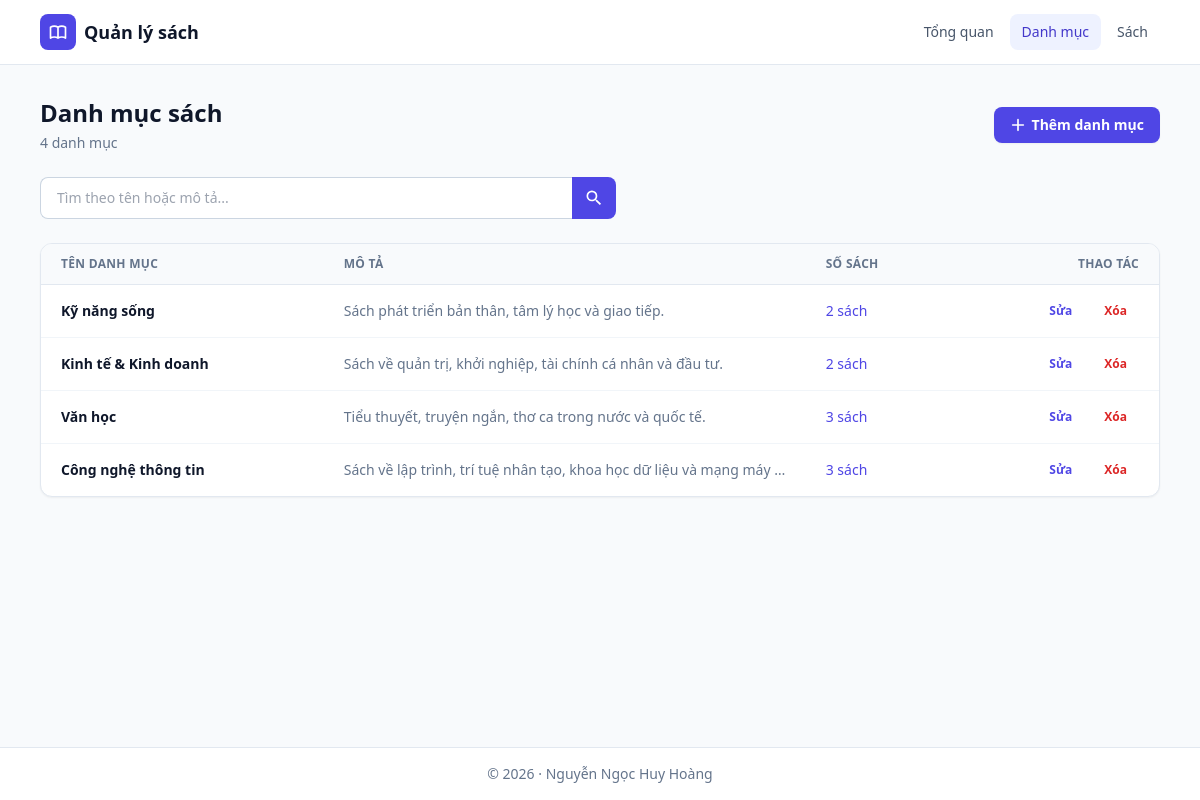
The page /categories on the database its author committed.
### book_management/models.py (models this page shows, shortened)
class Category(db.Model):
    __tablename__ = "categories"
    id: Mapped[int] = mapped_column(primary_key=True)
    name: Mapped[str] = mapped_column(String(100), unique=True, nullable=False)
    description: Mapped[str | None] = mapped_column(Text, nullable=True)
    books: Mapped[list["Book"]] = relationship(back_populates="category")

### book_management/routes.py (the view)
@main_bp.route("/categories")
def list_categories():
    search = request.args.get("q", "").strip()
    page = request.args.get("page", 1, type=int)
    stmt = db.select(Category)
    if search:
        like = f"%{search}%"
        stmt = stmt.where(
            or_(Category.name.ilike(like), Category.description.ilike(like))
        )
    stmt = stmt.order_by(Category.id.desc())
    pagination = db.paginate(stmt, page=page, per_page=PER_PAGE, error_out=False)
    return render_template("categories/list.html", pagination=pagination, search=search)

### book_management/templates/categories/list.html (shortened to what this page needs)
{% extends 'base.html' %}
{% from 'macros/ui.html' import page_header, row_actions, pager %}
{% block content %}
{{ page_header('Danh mục sách', pagination.total ~ ' danh mục', url_for('main.add_category'), 'Thêm danh mục') }}
<form method="get" class="flex max-w-xl gap-2">
  <div class="flex min-w-0 flex-1">
    <input name="q" value="{{ search }}" type="search" placeholder="Tìm theo tên hoặc mô tả..." class="relative min-w-0 flex-1 rounded-l-lg border border-r-0 border-slate-300 bg-white px-4 py-2.5 text-sm outline-none focus:z-10 focus:border-indigo-500 focus:ring-2 focus:ring-indigo-200" />
    <button type="submit" title="Tìm kiếm" aria-label="Tìm kiếm" class="flex shrink-0 items-center justify-center rounded-r-lg bg-indigo-600 px-3 text-white hover:bg-indigo-500">
      <svg xmlns="http://www.w3.org/2000/svg" class="h-5 w-5" viewBox="0 0 24 24" fill="currentColor"><path d="M15.5 14h-.79l-.28-.27A6.471 6.471 0 0 0 16 9.5 6.5 6.5 0 1 0 9.5 16c1.61 0 3.09-.59 4.23-1.57l.27.28v.79l5 4.99L20.49 19l-4.99-5zm-6 0C7.01 14 5 11.99 5 9.5S7.01 5 9.5 5 14 7.01 14 9.5 11.99 14 9.5 14z"/></svg>
    </button>
  </div>
</form>
<div class="overflow-hidden rounded-xl border border-slate-200 bg-white shadow-sm">
  <table class="min-w-full divide-y divide-slate-200 text-sm">
    <thead class="bg-slate-50 text-left text-xs font-semibold uppercase tracking-wide text-slate-500">
      <tr>
        <th class="px-5 py-3">Tên danh mục</th>
        <th class="hidden px-5 py-3 md:table-cell">Mô tả</th>
        <th class="px-5 py-3">Số sách</th>
        <th class="px-5 py-3 text-right">Thao tác</th>
      </tr>
    </thead>
    <tbody class="divide-y divide-slate-100">
      {% for category in pagination.items %}
      <tr class="hover:bg-slate-50">
        <td class="px-5 py-3 font-semibold text-slate-900">{{ category.name }}</td>
        <td class="hidden max-w-xs truncate px-5 py-3 text-slate-500 md:table-cell">{{ category.description or '—' }}</td>
        <td class="px-5 py-3">
          <a href="{{ url_for('main.list_books', category_id=category.id) }}" class="font-medium text-indigo-600 hover:underline">{{ category.books|length }} sách</a>
        </td>
        <td class="px-5 py-3">
          {{ row_actions(url_for('main.edit_category', id=category.id), url_for('main.delete_category', id=category.id), "Xóa danh mục '" ~ category.name ~ "'?") }}
        </td>
      </tr>
      {% else %}
      <tr><td colspan="4" class="px-5 py-10 text-center text-slate-500">Không có danh mục nào.</td></tr>
      {% endfor %}
    </tbody>
  </table>
</div>
{% endblock %}

### book_management/templates/macros/ui.html (shortened to what this page needs)
{% macro page_header(title, subtitle='', action_url=None, action_label='Thêm mới', back=False) -%}
<div class="flex flex-col gap-3 sm:flex-row sm:items-center sm:justify-between">
  <div>
    <h1 class="text-2xl font-bold text-slate-900">{{ title }}</h1>
    {% if subtitle %}<p class="mt-1 text-sm text-slate-500">{{ subtitle }}</p>{% endif %}
  </div>
  {% if action_url %}
    {% if back %}
    <a href="{{ action_url }}" class="inline-flex items-center justify-center rounded-lg border border-slate-300 bg-white px-4 py-2 text-sm font-semibold text-slate-700 hover:bg-slate-50">← {{ action_label }}</a>
    {% else %}
    <a href="{{ action_url }}" class="inline-flex items-center justify-center gap-1.5 rounded-lg bg-indigo-600 px-4 py-2 text-sm font-semibold text-white shadow-sm transition hover:bg-indigo-500">
      <svg xmlns="http://www.w3.org/2000/svg" class="h-4 w-4" fill="none" viewBox="0 0 24 24" stroke="currentColor" stroke-width="2.5"><path stroke-linecap="round" stroke-linejoin="round" d="M12 4v16m8-8H4" /></svg>
      {{ action_label }}
    </a>
    {% endif %}
  {% endif %}
</div>
{%- endmacro %}
{% macro row_actions(edit_url, delete_url, confirm_text) -%}
<div class="flex justify-end gap-2">
  <a href="{{ edit_url }}" class="rounded-lg px-3 py-1.5 text-xs font-semibold text-indigo-600 hover:bg-indigo-50">Sửa</a>
  <form action="{{ delete_url }}" method="post">
    <button type="button" data-confirm="{{ confirm_text }}" class="rounded-lg px-3 py-1.5 text-xs font-semibold text-red-600 hover:bg-red-50">Xóa</button>
  </form>
</div>
{%- endmacro %}

### rows shown on the page
Category: name "Kỹ năng sống", description "Sách phát triển bản thân, tâm lý học và giao tiếp.", books|length "2"
Category: name "Kinh tế & Kinh doanh", description "Sách về quản trị, khởi nghiệp, tài chính cá nhân và đầu tư.", books|length "2"
Category: name "Văn học", description "Tiểu thuyết, truyện ngắn, thơ ca trong nước và quốc tế.", books|length "3"
Category: name "Công nghệ thông tin", description "Sách về lập trình, trí tuệ nhân tạo, khoa học dữ liệu và mạng máy…", books|length "3"

### other values the page prints
{{ label }} "Tổng quan" "Danh mục" "Sách"
{{ title }} "Danh mục sách"
{{ subtitle }} "4 danh mục"
{{ action_label }} "Thêm danh mục"
